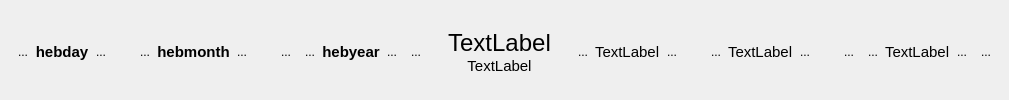
  <widget class="QWidget" name="centralWidget">
   <property name="layoutDirection">
    <enum>Qt::LeftToRight</enum>
   </property>
   <layout class="QVBoxLayout" name="verticalLayout">
    <property name="spacing">
     <number>5</number>
    </property>
    <property name="topMargin">
     <number>5</number>
    </property>
    <property name="bottomMargin">
     <number>0</number>
    </property>
    <item>
     <layout class="QGridLayout" name="gridLayout_2" columnstretch="100,0,0,0,0,0,0">
      <property name="horizontalSpacing">
       <number>20</number>
      </property>
      <property name="verticalSpacing">
       <number>-1</number>
      </property>
      <item row="0" column="0">
       <layout class="QHBoxLayout" name="horizontalLayout_4">
        <property name="spacing">
         <number>0</number>
        </property>
        <property name="leftMargin">
         <number>0</number>
        </property>
        <item>
         <widget class="QToolButton" name="nextDayBTN">
          <property name="focusPolicy">
           <enum>Qt::NoFocus</enum>
          </property>
          <property name="text">
           <string>...</string>
          </property>
          <property name="icon">
           <iconset resource="Luach.qrc">
            <normaloff>:/Icons/arrow-left.png</normaloff>:/Icons/arrow-left.png</iconset>
          </property>
          <property name="autoRaise">
           <bool>true</bool>
          </property>
         </widget>
        </item>
        <item>
         <widget class="QLabel" name="daylabel">
          <property name="sizePolicy">
           <sizepolicy hsizetype="Maximum" vsizetype="Maximum">
            <horstretch>0</horstretch>
            <verstretch>0</verstretch>
           </sizepolicy>
          </property>
          <property name="font">
           <font>
            <pointsize>11</pointsize>
            <weight>75</weight>
            <bold>true</bold>
           </font>
          </property>
          <property name="text">
           <string>hebday</string>
          </property>
          <property name="alignment">
           <set>Qt::AlignCenter</set>
          </property>
         </widget>
        </item>
        <item>
         <widget class="QToolButton" name="backDayBTN">
          <property name="focusPolicy">
           <enum>Qt::NoFocus</enum>
          </property>
          <property name="text">
           <string>...</string>
          </property>
          <property name="icon">
           <iconset resource="Luach.qrc">
            <normaloff>:/Icons/arrow-right.png</normaloff>:/Icons/arrow-right.png</iconset>
          </property>
          <property name="autoRaise">
           <bool>true</bool>
          </property>
         </widget>
        </item>
       </layout>
      </item>
      <item row="0" column="1">
       <layout class="QHBoxLayout" name="horizontalLayout_3">
        <property name="spacing">
         <number>0</number>
        </property>
        <property name="leftMargin">
         <number>0</number>
        </property>
        <item>
         <widget class="QToolButton" name="nextMonthBTN">
          <property name="focusPolicy">
           <enum>Qt::NoFocus</enum>
          </property>
          <property name="text">
           <string>...</string>
          </property>
          <property name="icon">
           <iconset resource="Luach.qrc">
            <normaloff>:/Icons/arrow-left.png</normaloff>:/Icons/arrow-left.png</iconset>
          </property>
          <property name="checkable">
           <bool>false</bool>
          </property>
          <property name="autoRaise">
           <bool>true</bool>
          </property>
         </widget>
        </item>
        <item>
         <widget class="QLabel" name="monthlabel">
          <property name="sizePolicy">
           <sizepolicy hsizetype="Maximum" vsizetype="Maximum">
            <horstretch>0</horstretch>
            <verstretch>0</verstretch>
           </sizepolicy>
          </property>
          <property name="font">
           <font>
            <pointsize>11</pointsize>
            <weight>75</weight>
            <bold>true</bold>
           </font>
          </property>
          <property name="text">
           <string>hebmonth</string>
          </property>
          <property name="alignment">
           <set>Qt::AlignCenter</set>
          </property>
         </widget>
        </item>
        <item>
         <widget class="QToolButton" name="backMonthBTN">
          <property name="focusPolicy">
           <enum>Qt::NoFocus</enum>
          </property>
          <property name="text">
           <string>...</string>
          </property>
          <property name="icon">
           <iconset resource="Luach.qrc">
            <normaloff>:/Icons/arrow-right.png</normaloff>:/Icons/arrow-right.png</iconset>
          </property>
          <property name="autoRaise">
           <bool>true</bool>
          </property>
         </widget>
        </item>
       </layout>
      </item>
      <item row="0" column="2">
       <layout class="QHBoxLayout" name="horizontalLayout_2">
        <property name="spacing">
         <number>0</number>
        </property>
        <property name="leftMargin">
         <number>0</number>
        </property>
        <item>
         <widget class="QToolButton" name="doublenextYearBTN">
          <property name="focusPolicy">
           <enum>Qt::NoFocus</enum>
          </property>
          <property name="text">
           <string>...</string>
          </property>
          <property name="icon">
           <iconset resource="Luach.qrc">
            <normaloff>:/Icons/arrow-left-double.png</normaloff>:/Icons/arrow-left-double.png</iconset>
          </property>
          <property name="autoRaise">
           <bool>true</bool>
          </property>
         </widget>
        </item>
        <item>
         <widget class="QToolButton" name="nextYearBTN">
          <property name="focusPolicy">
           <enum>Qt::NoFocus</enum>
          </property>
          <property name="text">
           <string>...</string>
          </property>
          <property name="icon">
           <iconset resource="Luach.qrc">
            <normaloff>:/Icons/arrow-left.png</normaloff>:/Icons/arrow-left.png</iconset>
          </property>
          <property name="autoRaise">
           <bool>true</bool>
          </property>
         </widget>
        </item>
        <item>
         <widget class="QLabel" name="yearlabel">
          <property name="sizePolicy">
           <sizepolicy hsizetype="Maximum" vsizetype="Maximum">
            <horstretch>0</horstretch>
            <verstretch>0</verstretch>
           </sizepolicy>
          </property>
          <property name="font">
           <font>
            <pointsize>11</pointsize>
            <weight>75</weight>
            <bold>true</bold>
           </font>
          </property>
          <property name="text">
           <string>hebyear</string>
          </property>
          <property name="alignment">
           <set>Qt::AlignCenter</set>
          </property>
         </widget>
        </item>
        <item>
         <widget class="QToolButton" name="backYearBTN">
          <property name="focusPolicy">
           <enum>Qt::NoFocus</enum>
          </property>
          <property name="text">
           <string>...</string>
          </property>
          <property name="icon">
           <iconset resource="Luach.qrc">
            <normaloff>:/Icons/arrow-right.png</normaloff>:/Icons/arrow-right.png</iconset>
          </property>
          <property name="autoRaise">
           <bool>true</bool>
          </property>
         </widget>
        </item>
        <item>
         <widget class="QToolButton" name="doublebackYearBTN">
          <property name="focusPolicy">
           <enum>Qt::NoFocus</enum>
          </property>
          <property name="text">
           <string>...</string>
          </property>
          <property name="icon">
           <iconset resource="Luach.qrc">
            <normaloff>:/Icons/arrow-right-double.png</normaloff>:/Icons/arrow-right-double.png</iconset>
          </property>
          <property name="autoRaise">
           <bool>true</bool>
          </property>
         </widget>
        </item>
       </layout>
      </item>
      <item row="0" column="3">
       <layout class="QVBoxLayout" name="verticalLayout_2">
        <property name="leftMargin">
         <number>0</number>
        </property>
        <item>
         <widget class="QLabel" name="hmonthlbl">
          <property name="sizePolicy">
           <sizepolicy hsizetype="Minimum" vsizetype="Maximum">
            <horstretch>0</horstretch>
            <verstretch>0</verstretch>
           </sizepolicy>
          </property>
          <property name="font">
           <font>
            <pointsize>18</pointsize>
           </font>
          </property>
          <property name="text">
           <string>TextLabel</string>
          </property>
          <property name="alignment">
           <set>Qt::AlignCenter</set>
          </property>
         </widget>
        </item>
        <item>
         <widget class="QLabel" name="gmonthlbl">
          <property name="sizePolicy">
           <sizepolicy hsizetype="Minimum" vsizetype="Maximum">
            <horstretch>0</horstretch>
            <verstretch>0</verstretch>
           </sizepolicy>
          </property>
          <property name="font">
           <font>
            <pointsize>11</pointsize>
           </font>
          </property>
          <property name="text">
           <string>TextLabel</string>
          </property>
          <property name="alignment">
           <set>Qt::AlignCenter</set>
          </property>
         </widget>
        </item>
       </layout>
      </item>
      <item row="0" column="4">
       <layout class="QHBoxLayout" name="horizontalLayout">
        <item>
         <widget class="QToolButton" name="nextgdayBTN">
          <property name="focusPolicy">
           <enum>Qt::NoFocus</enum>
          </property>
          <property name="text">
           <string>...</string>
          </property>
          <property name="icon">
           <iconset resource="Luach.qrc">
            <normaloff>:/Icons/arrow-left.png</normaloff>:/Icons/arrow-left.png</iconset>
          </property>
          <property name="autoRaise">
           <bool>true</bool>
          </property>
         </widget>
        </item>
        <item>
         <widget class="QLabel" name="engdaylbl">
          <property name="sizePolicy">
           <sizepolicy hsizetype="Maximum" vsizetype="Maximum">
            <horstretch>0</horstretch>
            <verstretch>0</verstretch>
           </sizepolicy>
          </property>
          <property name="font">
           <font>
            <pointsize>11</pointsize>
            <weight>50</weight>
            <bold>false</bold>
           </font>
          </property>
          <property name="layoutDirection">
           <enum>Qt::LeftToRight</enum>
          </property>
          <property name="text">
           <string>TextLabel</string>
          </property>
         </widget>
        </item>
        <item>
         <widget class="QToolButton" name="backgdayBTN">
          <property name="focusPolicy">
           <enum>Qt::NoFocus</enum>
          </property>
          <property name="text">
           <string>...</string>
          </property>
          <property name="icon">
           <iconset resource="Luach.qrc">
            <normaloff>:/Icons/arrow-right.png</normaloff>:/Icons/arrow-right.png</iconset>
          </property>
          <property name="autoRaise">
           <bool>true</bool>
          </property>
         </widget>
        </item>
       </layout>
      </item>
      <item row="0" column="5">
       <layout class="QHBoxLayout" name="horizontalLayout_5">
        <property name="spacing">
         <number>0</number>
        </property>
        <property name="leftMargin">
         <number>0</number>
        </property>
        <item>
         <widget class="QToolButton" name="nextgmonthBTN">
          <property name="focusPolicy">
           <enum>Qt::NoFocus</enum>
          </property>
          <property name="text">
           <string>...</string>
          </property>
          <property name="icon">
           <iconset resource="Luach.qrc">
            <normaloff>:/Icons/arrow-left.png</normaloff>:/Icons/arrow-left.png</iconset>
          </property>
          <property name="autoRaise">
           <bool>true</bool>
          </property>
         </widget>
        </item>
        <item>
         <widget class="QLabel" name="engmonthlbl">
          <property name="sizePolicy">
           <sizepolicy hsizetype="Maximum" vsizetype="Maximum">
            <horstretch>0</horstretch>
            <verstretch>0</verstretch>
           </sizepolicy>
          </property>
          <property name="font">
           <font>
            <pointsize>11</pointsize>
            <weight>50</weight>
            <bold>false</bold>
           </font>
          </property>
          <property name="layoutDirection">
           <enum>Qt::LeftToRight</enum>
          </property>
          <property name="text">
           <string>TextLabel</string>
          </property>
         </widget>
        </item>
        <item>
         <widget class="QToolButton" name="backgmonthBTN">
          <property name="focusPolicy">
           <enum>Qt::NoFocus</enum>
          </property>
          <property name="text">
           <string>...</string>
          </property>
          <property name="icon">
           <iconset resource="Luach.qrc">
            <normaloff>:/Icons/arrow-right.png</normaloff>:/Icons/arrow-right.png</iconset>
          </property>
          <property name="autoRaise">
           <bool>true</bool>
          </property>
         </widget>
        </item>
       </layout>
      </item>
      <item row="0" column="6">
       <layout class="QHBoxLayout" name="horizontalLayout_6">
        <property name="spacing">
         <number>0</number>
        </property>
        <property name="leftMargin">
         <number>0</number>
        </property>
        <item>
         <widget class="QToolButton" name="doublenextgYearBTN">
          <property name="focusPolicy">
           <enum>Qt::NoFocus</enum>
          </property>
          <property name="text">
           <string>...</string>
          </property>
          <property name="icon">
           <iconset resource="Luach.qrc">
            <normaloff>:/Icons/arrow-left-double.png</normaloff>:/Icons/arrow-left-double.png</iconset>
          </property>
          <property name="autoRaise">
           <bool>true</bool>
          </property>
         </widget>
        </item>
        <item>
         <widget class="QToolButton" name="nextgYearBTN">
          <property name="focusPolicy">
           <enum>Qt::NoFocus</enum>
          </property>
          <property name="text">
           <string>...</string>
          </property>
          <property name="icon">
           <iconset resource="Luach.qrc">
            <normaloff>:/Icons/arrow-left.png</normaloff>:/Icons/arrow-left.png</iconset>
          </property>
          <property name="autoRaise">
           <bool>true</bool>
          </property>
         </widget>
        </item>
        <item>
         <widget class="QLabel" name="engyearlbl">
          <property name="sizePolicy">
           <sizepolicy hsizetype="Maximum" vsizetype="Maximum">
            <horstretch>0</horstretch>
            <verstretch>0</verstretch>
           </sizepolicy>
          </property>
          <property name="font">
           <font>
            <pointsize>11</pointsize>
            <weight>50</weight>
            <bold>false</bold>
           </font>
          </property>
          <property name="layoutDirection">
           <enum>Qt::LeftToRight</enum>
          </property>
          <property name="text">
           <string>TextLabel</string>
          </property>
         </widget>
        </item>
        <item>
         <widget class="QToolButton" name="backgYearBTN">
          <property name="focusPolicy">
           <enum>Qt::NoFocus</enum>
          </property>
          <property name="text">
           <string>...</string>
          </property>
          <property name="icon">
           <iconset resource="Luach.qrc">
            <normaloff>:/Icons/arrow-right.png</normaloff>:/Icons/arrow-right.png</iconset>
          </property>
          <property name="autoRaise">
           <bool>true</bool>
          </property>
         </widget>
        </item>
        <item>
         <widget class="QToolButton" name="doublebackgYearBTN">
          <property name="focusPolicy">
           <enum>Qt::NoFocus</enum>
          </property>
          <property name="text">
           <string>...</string>
          </property>
          <property name="icon">
           <iconset resource="Luach.qrc">
            <normaloff>:/Icons/arrow-right-double.png</normaloff>:/Icons/arrow-right-double.png</iconset>
          </property>
          <property name="autoRaise">
           <bool>true</bool>
          </property>
         </widget>
        </item>
       </layout>
      </item>
     </layout>
    </item>
    <item>
     <layout class="QGridLayout" name="gridLayout" rowstretch="0">
      <property name="sizeConstraint">
       <enum>QLayout::SetDefaultConstraint</enum>
      </property>
      <property name="leftMargin">
       <number>0</number>
      </property>
      <property name="topMargin">
       <number>0</number>
      </property>
      <property name="rightMargin">
       <number>0</number>
      </property>
      <property name="spacing">
       <number>2</number>
      </property>
     </layout>
    </item>
   </layout>
  </widget>
